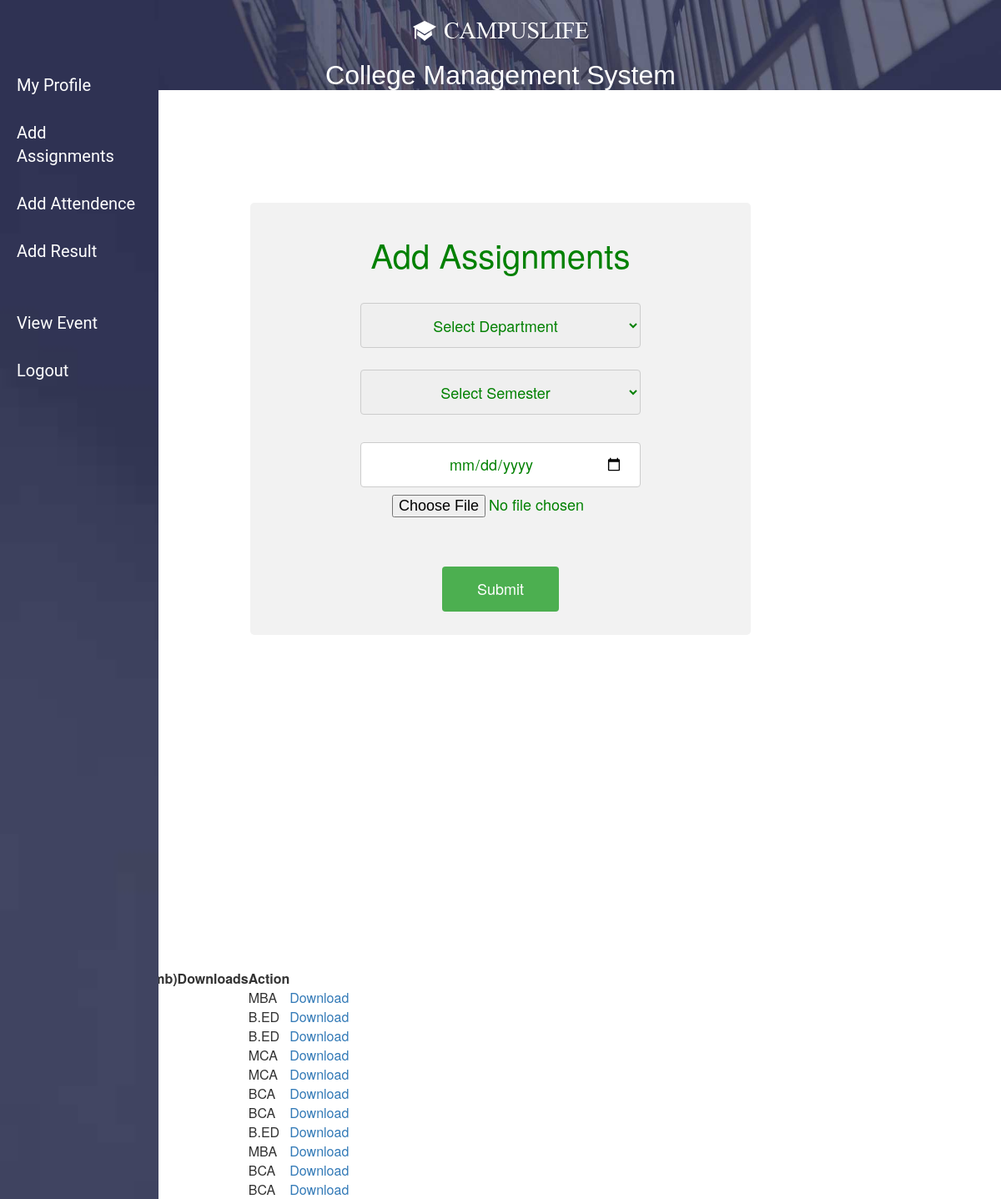
Screenshot of /view_as.php with the database file from the repository.
### tables this page shows
CREATE TABLE `assignment` (
  `id` int(11) NOT NULL,
  `name` varchar(100) NOT NULL,
  `Date` date NOT NULL,
  `size` int(11) NOT NULL,
  `Department` varchar(100) NOT NULL,
  `Semester` varchar(100) NOT NULL
);

### view_as.php (the view, shortened to what this page needs)
<?php include 'add_assignment.php';?>
<!DOCTYPE html>
<html>
<head>
  <link rel="stylesheet" href="style.css">
</head>
<body>
<table>
<thead>
    <th>ID</th>
    <th>Filename</th>
    <th>size (in mb)</th>
    <th>Downloads</th>
    <th>Action</th>
</thead>
<tbody>
  <?php foreach ($files as $file): ?>
    <tr>
      <td><?php echo $file['id']; ?></td>
      <td><?php echo $file['name']; ?></td>
      <td><?php echo floor($file['size'] / 1000) . ' KB'; ?></td>
      <td><?php echo $file['downloads']; ?></td>
      <td><?php echo $file['Department']; ?></td>
      <td><a href="downloads.php?file_id=<?php echo $file['id'] ?>">Download</a></td>
    </tr>
  <?php endforeach;?>
</tbody>
</table>
</body>
</html>

### css/admin1.css (style rules this page uses)
* { padding: 0; margin: 0; }

### rows the page displays
assignment: Department "MBA"
assignment: Department "B.ED"
assignment: Department "B.ED"
assignment: Department "MCA"
assignment: Department "MCA"
assignment: Department "BCA"
assignment: Department "BCA"
assignment: Department "B.ED"
assignment: Department "MBA"
assignment: Department "BCA"
assignment: Department "BCA"
